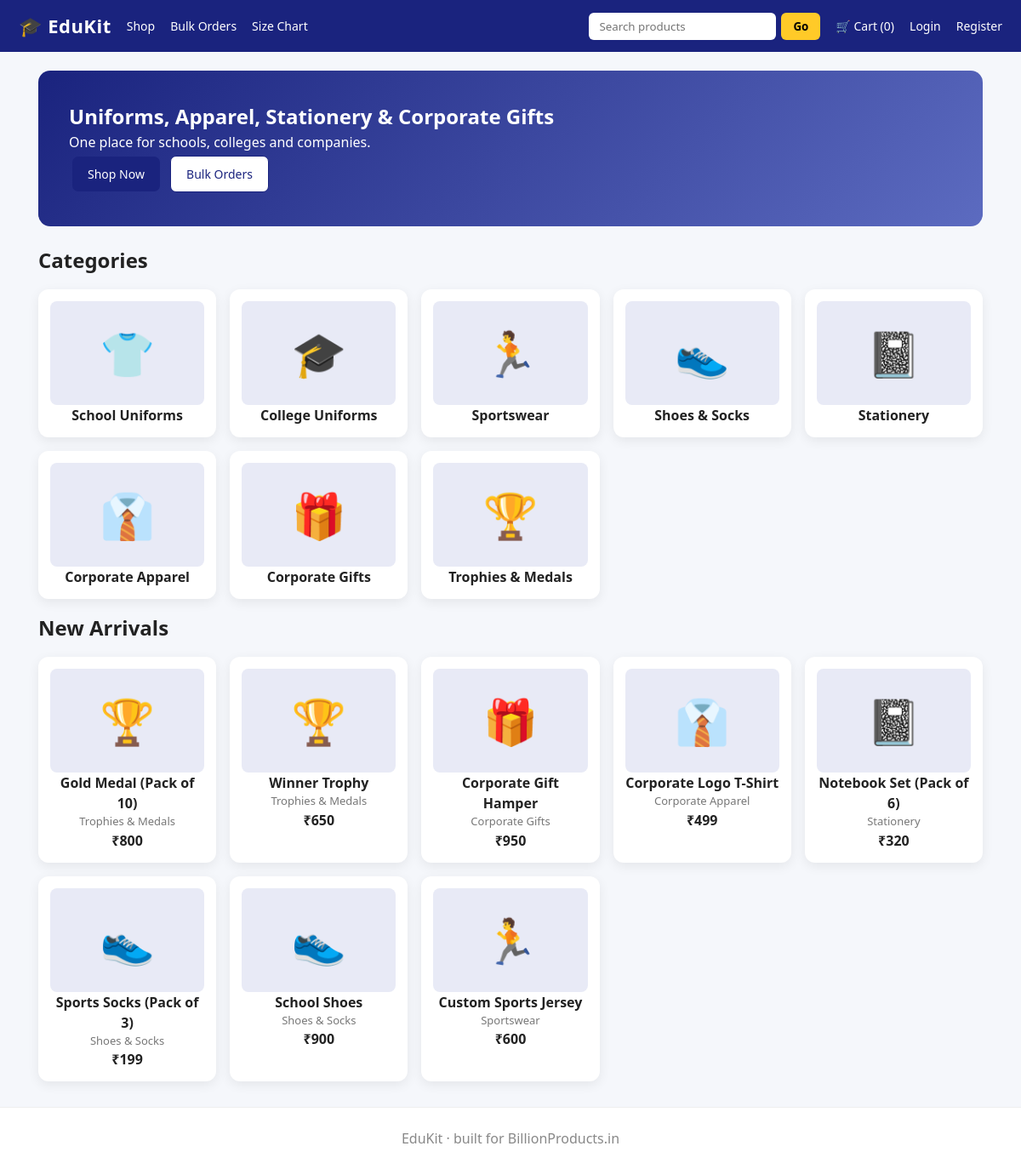
The page / on the database its author committed.
### tables this page shows
CREATE TABLE products(id INTEGER PRIMARY KEY AUTOINCREMENT, name TEXT, category TEXT,
  description TEXT, price REAL, stock INTEGER, image TEXT DEFAULT '', customizable INTEGER DEFAULT 0);

### app.py (the view)
@app.route('/')
def index():
    feat = q('SELECT * FROM products ORDER BY id DESC LIMIT 8')
    return render_template('index.html', feat=feat, cats=CATEGORIES)

### app.py (called while the page is built)
def db():
    if 'db' not in g:
        g.db = sqlite3.connect(DB)
        g.db.row_factory = sqlite3.Row
    return g.db

def q(sql, args=(), one=False):
    cur = db().execute(sql, args)
    rows = cur.fetchall()
    db().commit()
    return (rows[0] if rows else None) if one else rows

@app.context_processor
def inject_cart():
    return {'cart_count': sum(c['qty'] for c in session.get('cart', []))}

### templates/index.html
{% extends 'base.html' %}{% block content %}
<section class='hero'><h1>Uniforms, Apparel, Stationery &amp; Corporate Gifts</h1>
<p>One place for schools, colleges and companies.</p>
<a class='btn' href='/products'>Shop Now</a> <a class='btn alt' href='/bulk'>Bulk Orders</a></section>
<h2>Categories</h2>
<div class='grid'>{% for c in cats %}<a class='card' href='/products?category={{ c|urlencode }}'><div class='ph'>{{ EMOJI[c] }}</div><h4>{{ c }}</h4></a>{% endfor %}</div>
<h2>New Arrivals</h2>
<div class='grid'>{% for p in feat %}{% include '_card.html' %}{% endfor %}</div>
{% endblock %}

### templates/_card.html
<a class='card' href='/product/{{ p.id }}'>
  {% if p.image %}<img src='/static/uploads/{{ p.image }}' alt='{{ p.name }}'>
  {% else %}<div class='ph'>{{ EMOJI.get(p.category, '📦') }}</div>{% endif %}
  <h4>{{ p.name }}</h4><p class='muted'>{{ p.category }}</p><b>₹{{ '%.0f'|format(p.price) }}</b>
</a>

### static/css/style.css (style rules this page uses)
* { margin:0; padding:0; box-sizing:border-box; font-family: Segoe UI, Arial, sans-serif; }
body { background:#f5f7fb; color:#222; line-height:1.5; }
.hero { background:linear-gradient(135deg,#1a237e,#5c6bc0); color:#fff; padding:36px; border-radius:14px; margin-bottom:22px; }
.btn { background:#1a237e; color:#fff; padding:10px 18px; border-radius:7px; text-decoration:none; border:none; cursor:pointer; display:inline-block; margin:4px; font-size:14px; }
.btn.alt { background:#fff; color:#1a237e; border:1px solid #1a237e; }
.grid { display:grid; grid-template-columns: repeat(auto-fill, minmax(190px,1fr)); gap:16px; margin:16px 0; }
.card { background:#fff; border-radius:12px; padding:14px; text-align:center; text-decoration:none; color:#222; box-shadow:0 4px 14px rgba(0,0,0,0.07); transition:0.2s; }
.card .ph { font-size:52px; padding:22px; background:#e8eaf6; border-radius:8px; }
.muted { color:#777; font-size:13px; }

### rows shown on the page
products: get "🏆", name "Gold Medal (Pack of 10)", category "Trophies & Medals", price "800"
products: get "🏆", name "Winner Trophy", category "Trophies & Medals", price "650"
products: get "🎁", name "Corporate Gift Hamper", category "Corporate Gifts", price "950"
products: get "👔", name "Corporate Logo T-Shirt", category "Corporate Apparel", price "499"
products: get "📓", name "Notebook Set (Pack of 6)", category "Stationery", price "320"
products: get "👟", name "Sports Socks (Pack of 3)", category "Shoes & Socks", price "199"
products: get "👟", name "School Shoes", category "Shoes & Socks", price "900"
products: get "🏃", name "Custom Sports Jersey", category "Sportswear", price "600"

### other values the page prints
{{ cart_count }} "0"
{{ EMOJI[c] }} "👕" "🎓" "🏃" "👟" "📓" "👔" "🎁" "🏆"
{{ c }} "School Uniforms" "College Uniforms" "Sportswear" "Shoes & Socks" "Stationery" "Corporate Apparel" "Corporate Gifts" "Trophies & Medals"
